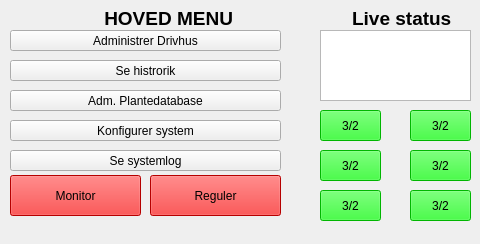
<?xml version="1.0" encoding="UTF-8"?>
<ui version="4.0">
 <class>MainWindow</class>
 <widget class="QMainWindow" name="MainWindow">
  <property name="geometry">
   <rect>
    <x>0</x>
    <y>0</y>
    <width>480</width>
    <height>244</height>
   </rect>
  </property>
  <property name="maximumSize">
   <size>
    <width>480</width>
    <height>272</height>
   </size>
  </property>
  <property name="windowTitle">
   <string>MainWindow</string>
  </property>
  <widget class="QWidget" name="centralWidget">
   <widget class="QPushButton" name="status2">
    <property name="geometry">
     <rect>
      <x>410</x>
      <y>110</y>
      <width>61</width>
      <height>31</height>
     </rect>
    </property>
    <property name="styleSheet">
     <string notr="true">background-color: rgb(0, 255, 0);</string>
    </property>
    <property name="text">
     <string>3/2</string>
    </property>
   </widget>
   <widget class="QPushButton" name="btn_history">
    <property name="geometry">
     <rect>
      <x>10</x>
      <y>60</y>
      <width>271</width>
      <height>21</height>
     </rect>
    </property>
    <property name="text">
     <string>Se histrorik</string>
    </property>
   </widget>
   <widget class="QPushButton" name="btn_konfig">
    <property name="geometry">
     <rect>
      <x>10</x>
      <y>120</y>
      <width>271</width>
      <height>21</height>
     </rect>
    </property>
    <property name="text">
     <string>Konfigurer system</string>
    </property>
   </widget>
   <widget class="QPushButton" name="status3">
    <property name="geometry">
     <rect>
      <x>320</x>
      <y>150</y>
      <width>61</width>
      <height>31</height>
     </rect>
    </property>
    <property name="styleSheet">
     <string notr="true">background-color: rgb(0, 255, 0);</string>
    </property>
    <property name="text">
     <string>3/2</string>
    </property>
   </widget>
   <widget class="QPushButton" name="btn_adminDrivhus">
    <property name="geometry">
     <rect>
      <x>10</x>
      <y>30</y>
      <width>271</width>
      <height>21</height>
     </rect>
    </property>
    <property name="text">
     <string>Administrer Drivhus</string>
    </property>
   </widget>
   <widget class="QPushButton" name="btn_adminPlanteDB">
    <property name="geometry">
     <rect>
      <x>10</x>
      <y>90</y>
      <width>271</width>
      <height>21</height>
     </rect>
    </property>
    <property name="text">
     <string>Adm. Plantedatabase</string>
    </property>
   </widget>
   <widget class="QPushButton" name="btn_reguler">
    <property name="geometry">
     <rect>
      <x>150</x>
      <y>175</y>
      <width>131</width>
      <height>41</height>
     </rect>
    </property>
    <property name="styleSheet">
     <string notr="true">background-color: rgb(255, 0, 0);</string>
    </property>
    <property name="text">
     <string>Reguler</string>
    </property>
   </widget>
   <widget class="QLabel" name="label">
    <property name="geometry">
     <rect>
      <x>20</x>
      <y>10</y>
      <width>231</width>
      <height>16</height>
     </rect>
    </property>
    <property name="font">
     <font>
      <pointsize>14</pointsize>
      <weight>75</weight>
      <bold>true</bold>
     </font>
    </property>
    <property name="text">
     <string>                HOVED MENU</string>
    </property>
   </widget>
   <widget class="QLabel" name="label_2">
    <property name="geometry">
     <rect>
      <x>310</x>
      <y>10</y>
      <width>161</width>
      <height>16</height>
     </rect>
    </property>
    <property name="font">
     <font>
      <pointsize>14</pointsize>
      <weight>75</weight>
      <bold>true</bold>
     </font>
    </property>
    <property name="text">
     <string>        Live status</string>
    </property>
   </widget>
   <widget class="QPushButton" name="status6">
    <property name="geometry">
     <rect>
      <x>410</x>
      <y>190</y>
      <width>61</width>
      <height>31</height>
     </rect>
    </property>
    <property name="styleSheet">
     <string notr="true">background-color: rgb(0, 255, 0);</string>
    </property>
    <property name="text">
     <string>3/2</string>
    </property>
   </widget>
   <widget class="QPlainTextEdit" name="pte_livestatus">
    <property name="geometry">
     <rect>
      <x>320</x>
      <y>30</y>
      <width>151</width>
      <height>71</height>
     </rect>
    </property>
    <property name="plainText">
     <string/>
    </property>
   </widget>
   <widget class="QPushButton" name="status5">
    <property name="geometry">
     <rect>
      <x>320</x>
      <y>190</y>
      <width>61</width>
      <height>31</height>
     </rect>
    </property>
    <property name="styleSheet">
     <string notr="true">background-color: rgb(0, 255, 0);</string>
    </property>
    <property name="text">
     <string>3/2</string>
    </property>
   </widget>
   <widget class="QPushButton" name="status4">
    <property name="geometry">
     <rect>
      <x>410</x>
      <y>150</y>
      <width>61</width>
      <height>31</height>
     </rect>
    </property>
    <property name="styleSheet">
     <string notr="true">background-color: rgb(0, 255, 0);</string>
    </property>
    <property name="text">
     <string>3/2</string>
    </property>
   </widget>
   <widget class="QPushButton" name="btn_monitor">
    <property name="geometry">
     <rect>
      <x>10</x>
      <y>175</y>
      <width>131</width>
      <height>41</height>
     </rect>
    </property>
    <property name="styleSheet">
     <string notr="true">background-color: rgb(255, 0, 0);</string>
    </property>
    <property name="text">
     <string>Monitor</string>
    </property>
   </widget>
   <widget class="QPushButton" name="btn_systemlog">
    <property name="geometry">
     <rect>
      <x>10</x>
      <y>150</y>
      <width>271</width>
      <height>21</height>
     </rect>
    </property>
    <property name="text">
     <string>Se systemlog</string>
    </property>
   </widget>
   <widget class="QPushButton" name="status1">
    <property name="geometry">
     <rect>
      <x>320</x>
      <y>110</y>
      <width>61</width>
      <height>31</height>
     </rect>
    </property>
    <property name="styleSheet">
     <string notr="true">background-color: rgb(0, 255, 0);</string>
    </property>
    <property name="text">
     <string>3/2</string>
    </property>
   </widget>
  </widget>
  <widget class="QMenuBar" name="menuBar">
   <property name="geometry">
    <rect>
     <x>0</x>
     <y>0</y>
     <width>480</width>
     <height>20</height>
    </rect>
   </property>
  </widget>
 </widget>
 <layoutdefault spacing="6" margin="11"/>
 <resources/>
 <connections/>
</ui>
